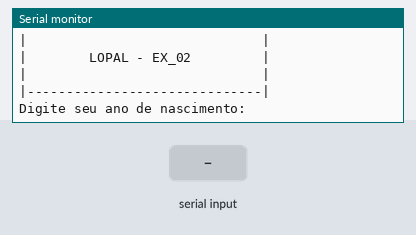
Recording of a sketch running on a simulated Arduino Uno, built with avr-gcc and run on an emulated ATmega328P. Parts: the last lines printed to the serial monitor. The test bench sets the inputs (shaded band).

Above: at 1.2 s.
1.3 s: "90,45\n" received over Serial
At 2.5 s:
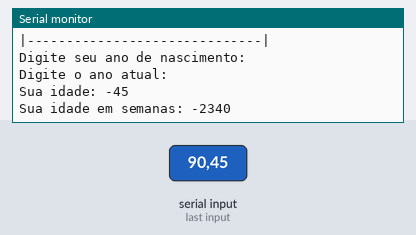
2.8 s: "30,150\n" received over Serial
At 3.5 s:
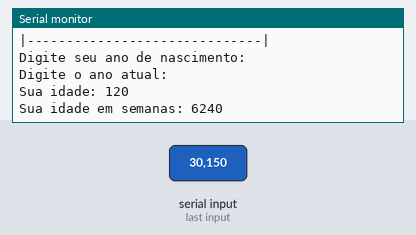
4.3 s: "5\n" received over Serial
At 6.9 s:
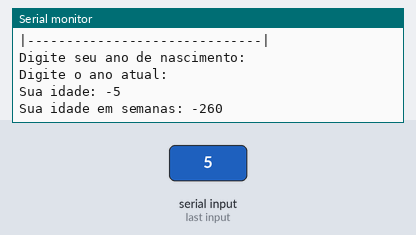

Measured:
- after the input at 1.3 s, the serial monitor: prints a new line at once (image 1)
- after the input at 2.8 s, the serial monitor: prints a new line after 0.24 s (image 2)
- after the input at 4.3 s, the serial monitor: prints a new line after 1.4 s (image 3)

The sketch:

02_idade_da_pessoa_e_idade_em_semanas1.ino
```cpp
//Faça um programa que receba o ano de nascimento de uma pessoa e o ano atual. Calcule e imprima:
//a. A idade dessa pessoa
//b. Essa idade convertida em semana


void setup()
{
  Serial.begin(9600);
}
//Variáveis - criação e inicialização
int anoDeNascimento = 0;
int anoAtual = 0;
int idadeDaPessoa = 0;
int IdadeSemanas = 0;


void loop()
{
  //cabeçalho
  Serial.println ("|------------------------------|");//primeira linha
  Serial.println ("|                              |");//segunda linha
  Serial.println ("|        LOPAL - EX_02         |");//terceira linha
  Serial.println ("|                              |");//quarta linha
  Serial.println ("|------------------------------|");//quinta linha

  Serial.println ();//pula linha

  Serial.println ();//pula linha


  //entradas
  Serial.println ("Digite seu ano de nascimento: ");//pergunta
  while(! Serial.available() );//espera o usuario digitar/dar um <Enter>
  anoDeNascimento = Serial.parseInt();//resposta do usario

  Serial.println ("Digite o ano atual: ");//pergunta
  while(! Serial.available() );//espera o usuario digitar/dar um <Enter>
  anoAtual = Serial.parseInt();//resposta do usario

  //processamento
  idadeDaPessoa = anoAtual - anoDeNascimento;
  IdadeSemanas = idadeDaPessoa * 52;

  //saida
  Serial.println ("Sua idade: " + String(idadeDaPessoa) );
  Serial.println ("Sua idade em semanas: " + String(IdadeSemanas) );
  delay(1500);
}
```
